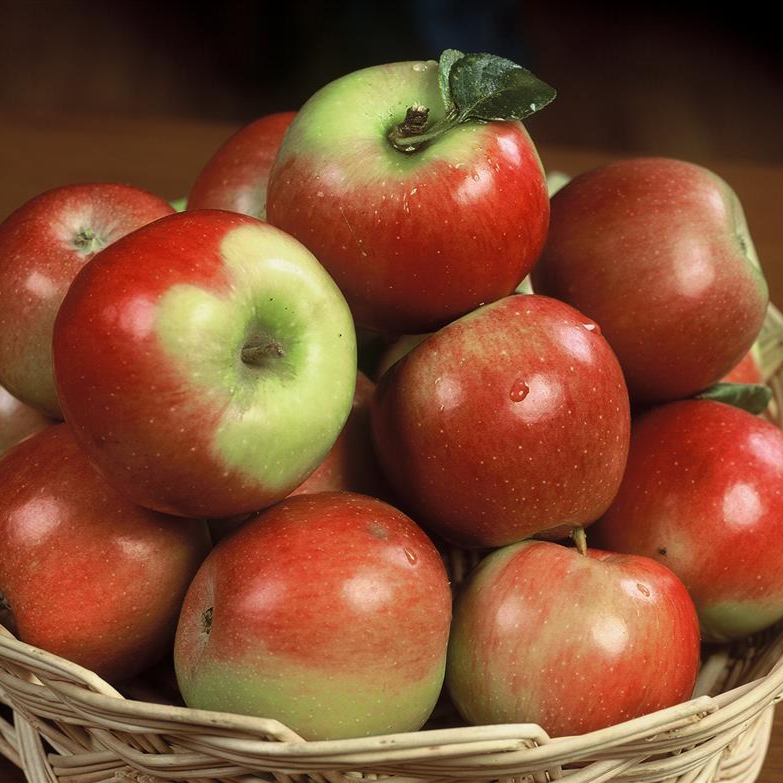
#> input picture jigsaw-RGB-puzzles/amasya-elmasi.png, 783 x 783 px
$ python main.py
#> lines starting #> are read from the running program, lines starting #| are printed output that depends on the picture
import cv2
import numpy as np
import random

# Load the image
image_path = "amasya-elmasi.png"
img = cv2.imread(image_path)
#> img is the input picture: shape (783, 783, 3); mean B, G, R 50.4, 78.2, 130.5
size = min(img.shape[:2])  # Ensure square image
#> size = 783
img = cv2.resize(img, (size, size))

# Define puzzle grid size
grid_size = 4  # 4x4 grid
tile_size = size // grid_size
#> tile_size = 195

# Split image into tiles
tiles = [img[i*tile_size:(i+1)*tile_size, j*tile_size:(j+1)*tile_size]
         for i in range(grid_size) for j in range(grid_size)]
#> tiles = 16 items

# Shuffle tiles randomly
random.shuffle(tiles)

# Reconstruct shuffled image
puzzle_img = np.zeros_like(img)
for idx, tile in enumerate(tiles):
    i, j = divmod(idx, grid_size)
    puzzle_img[i*tile_size:(i+1)*tile_size, j*tile_size:(j+1)*tile_size] = tile
#> this loop made 16 passes
#> (i, j) on passes 1 to 12: (0, 0), (0, 1), (0, 2), (0, 3), (1, 0), (1, 1), (1, 2), (1, 3), (2, 0), (2, 1), (2, 2), (2, 3)
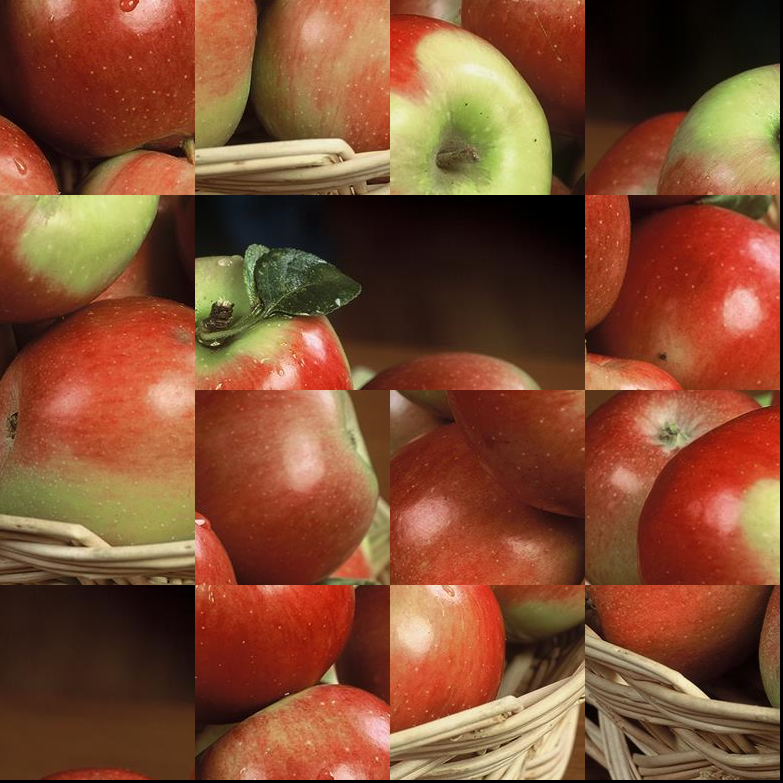
#> puzzle_img: shape (783, 783, 3); mean of channels 0, 1, 2 50, 77.5, 129.6; drawn as B, G, R

# Save and display
cv2.imwrite("jigsaw_puzzle.jpg", puzzle_img)
cv2.imshow("Jigsaw Puzzle", puzzle_img)
cv2.waitKey(0)
cv2.destroyAllWindows()
